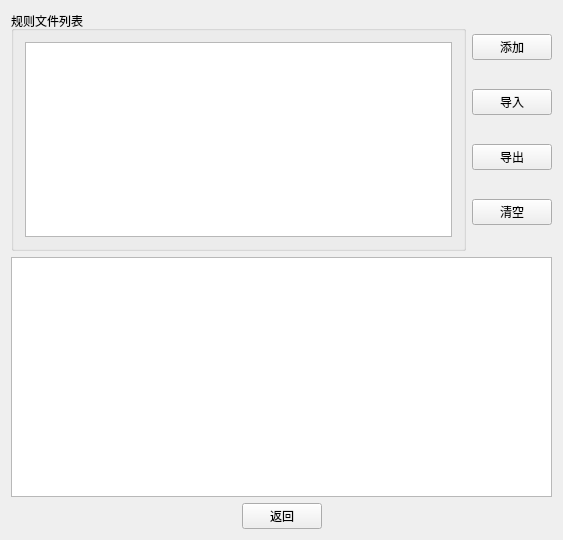
<?xml version="1.0" encoding="UTF-8"?>
<ui version="4.0">
 <class>AutoCopy</class>
 <widget class="QWidget" name="AutoCopy">
  <property name="geometry">
   <rect>
    <x>0</x>
    <y>0</y>
    <width>563</width>
    <height>540</height>
   </rect>
  </property>
  <property name="windowTitle">
   <string>AutoCopy</string>
  </property>
  <layout class="QVBoxLayout" name="verticalLayout_3">
   <item>
    <layout class="QHBoxLayout" name="horizontalLayout_2">
     <item>
      <widget class="QGroupBox" name="groupBox">
       <property name="title">
        <string>规则文件列表</string>
       </property>
       <layout class="QVBoxLayout" name="verticalLayout">
        <item>
         <widget class="FilesListWidget" name="listWidget_RuleFiles"/>
        </item>
       </layout>
      </widget>
     </item>
     <item>
      <layout class="QVBoxLayout" name="verticalLayout_2">
       <item>
        <widget class="QPushButton" name="btn_Add">
         <property name="text">
          <string>添加</string>
         </property>
        </widget>
       </item>
       <item>
        <widget class="QPushButton" name="btn_Import">
         <property name="text">
          <string>导入</string>
         </property>
        </widget>
       </item>
       <item>
        <widget class="QPushButton" name="btn_Export">
         <property name="text">
          <string>导出</string>
         </property>
        </widget>
       </item>
       <item>
        <widget class="QPushButton" name="btn_Clear">
         <property name="text">
          <string>清空</string>
         </property>
        </widget>
       </item>
      </layout>
     </item>
    </layout>
   </item>
   <item>
    <widget class="QTextEdit" name="Output"/>
   </item>
   <item>
    <layout class="QHBoxLayout" name="horizontalLayout">
     <item>
      <spacer name="horizontalSpacer">
       <property name="orientation">
        <enum>Qt::Horizontal</enum>
       </property>
       <property name="sizeHint" stdset="0">
        <size>
         <width>40</width>
         <height>20</height>
        </size>
       </property>
      </spacer>
     </item>
     <item>
      <widget class="QPushButton" name="btn_Back">
       <property name="text">
        <string>返回</string>
       </property>
      </widget>
     </item>
     <item>
      <spacer name="horizontalSpacer_2">
       <property name="orientation">
        <enum>Qt::Horizontal</enum>
       </property>
       <property name="sizeHint" stdset="0">
        <size>
         <width>40</width>
         <height>20</height>
        </size>
       </property>
      </spacer>
     </item>
    </layout>
   </item>
  </layout>
 </widget>
 <layoutdefault spacing="6" margin="11"/>
 <customwidgets>
  <customwidget>
   <class>FilesListWidget</class>
   <extends>QListWidget</extends>
   <header>fileslistwidget.h</header>
  </customwidget>
 </customwidgets>
 <resources/>
 <connections/>
</ui>
